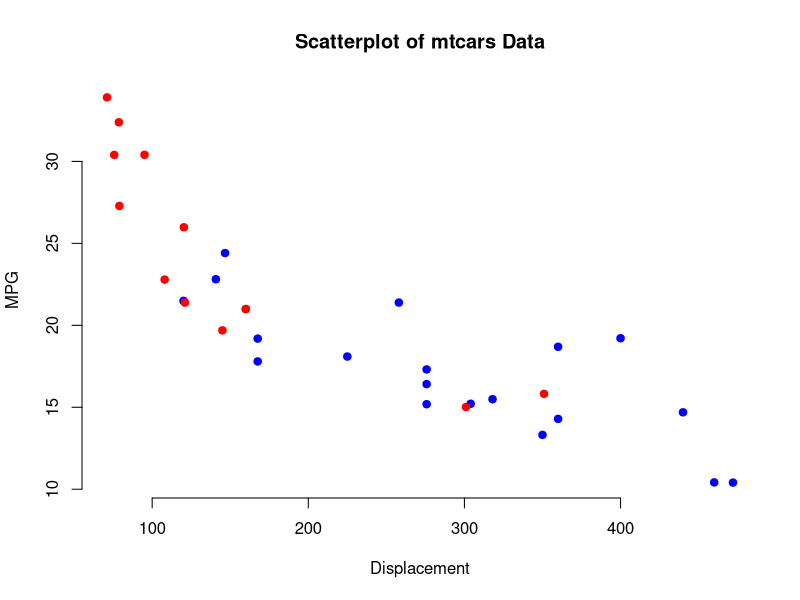

This figure's R source:
## ---- chunk 1
knitr::opts_chunk$set(echo = FALSE)
## ---- chunk 2
data(mtcars)
summary(mtcars)
## ---- chunk 3
data(mtcars)
plot(jitter(mtcars$mpg) ~ mtcars$disp,xlab="Displacement",ylab="MPG",
     main="Scatterplot of mtcars Data",pch=19,frame.plot=FALSE,
     col=ifelse(mtcars$am==1, "red", "blue"))
